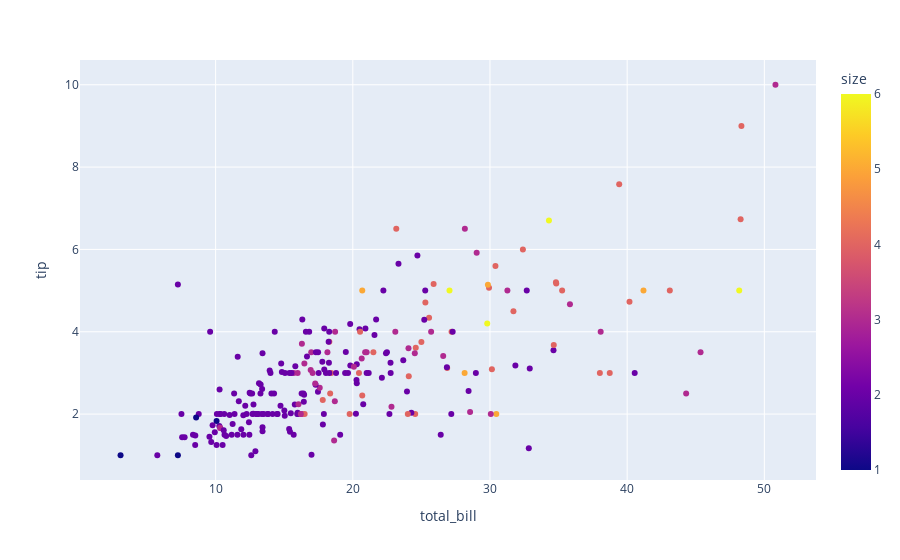

The notebook cell this image was saved under:
### Markdown cell above
- color='size'などと指定すると客のサイズごとのデータ点を区別できます。

### Code cell
px.scatter(tips, x="total_bill", y="tip",color="size")

### Figure 1 — Plotly figure (JSON) as saved in the notebook; plotly's stock layout.template omitted (floating-point values rounded to 4 significant figures; data arrays with more than 128 entries replaced by an {"elided": "..."} marker saying what was removed)
{"data": [{"hovertemplate": "total_bill=%{x}<br>tip=%{y}<br>size=%{marker.color}<extra></extra>", "legendgroup": "", "marker": {"color": {"elided": "244 int values"}, "coloraxis": "coloraxis", "symbol": "circle"}, "mode": "markers", "name": "", "orientation": "v", "showlegend": false, "type": "scatter", "x": {"elided": "244 float values"}, "xaxis": "x", "y": {"elided": "244 float values"}, "yaxis": "y"}], "layout": {"coloraxis": {"colorbar": {"title": {"text": "size"}}, "colorscale": [[0, "#0d0887"], [0.1111, "#46039f"], [0.2222, "#7201a8"], [0.3333, "#9c179e"], [0.4444, "#bd3786"], [0.5556, "#d8576b"], [0.6667, "#ed7953"], [0.7778, "#fb9f3a"], [0.8889, "#fdca26"], [1, "#f0f921"]]}, "legend": {"tracegroupgap": 0}, "margin": {"t": 60}, "xaxis": {"anchor": "y", "domain": [0, 1], "title": {"text": "total_bill"}}, "yaxis": {"anchor": "x", "domain": [0, 1], "title": {"text": "tip"}}}}
